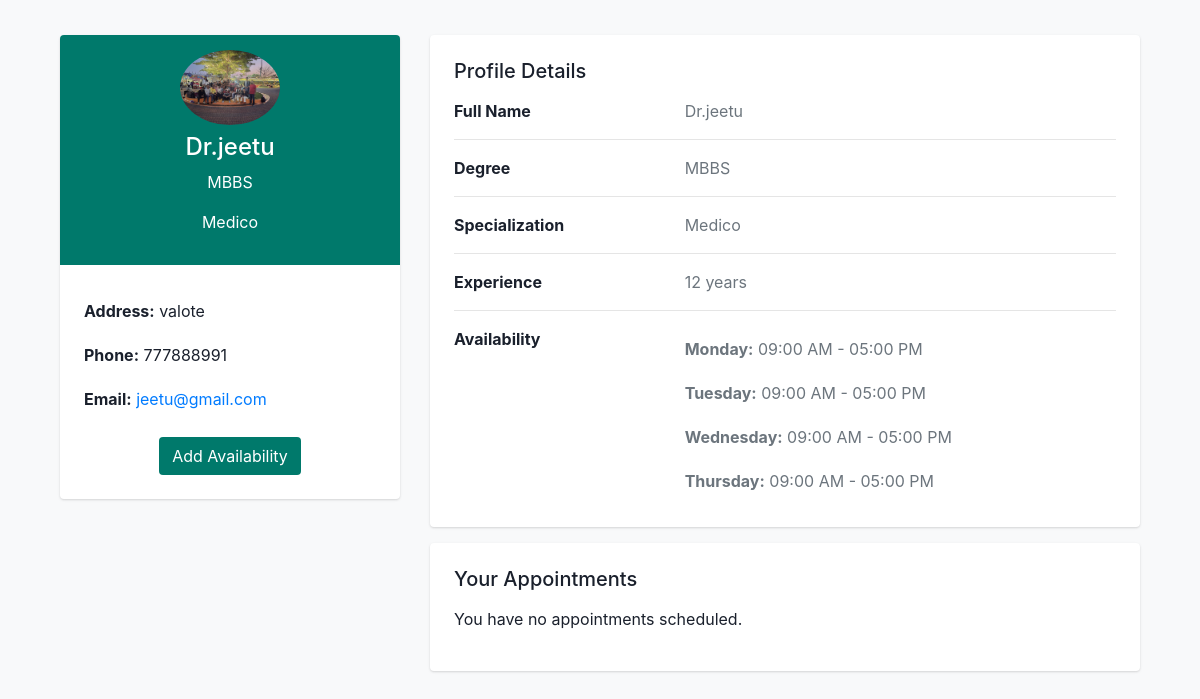
/meds/profile/ (signed in), run on an earlier commit of the app's database.
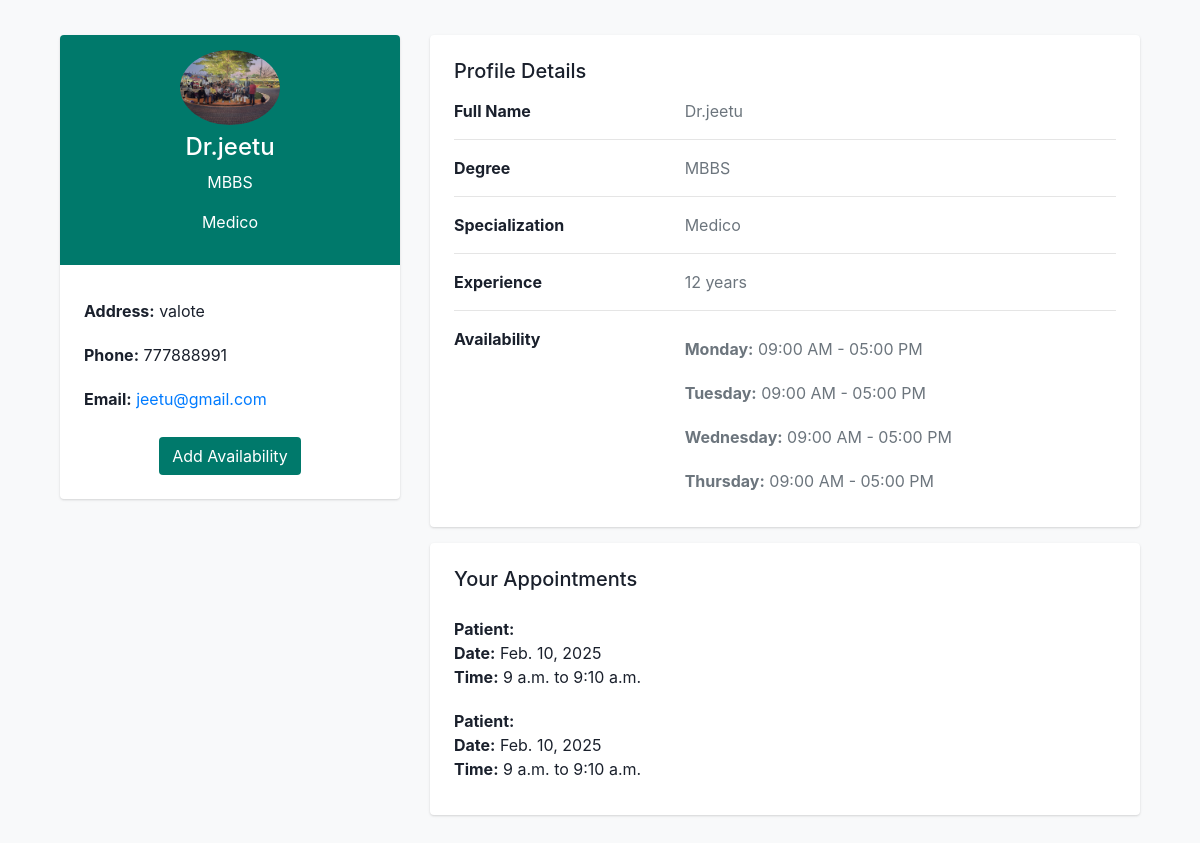
And on a later commit of the database.
### meds/models.py (models this page shows, shortened)
class Availability(models.Model):
    doctor = models.ForeignKey(Doctors, on_delete=models.CASCADE, related_name='availabilities')
    day_of_week = models.CharField(max_length=10, choices=[
        ('Monday', 'Monday'),
        ('Tuesday', 'Tuesday'),
        ('Wednesday', 'Wednesday'),
        ('Thursday', 'Thursday'),
        ('Friday', 'Friday'),
        ('Saturday', 'Saturday'),
        ('Sunday', 'Sunday')
    ])
    available_from = models.TimeField()
    available_to = models.TimeField()
    max_appointments = models.IntegerField( default=8)
    break_from = models.TimeField( auto_now=False, auto_now_add=False, default=time(13,0))
    break_to = models.TimeField(auto_now=False, auto_now_add=False , default=time(14,0))

class Appointment(models.Model):
    doctor = models.ForeignKey(Doctors, on_delete=models.CASCADE, related_name='doctor_appointments' )
    username = models.ForeignKey(CustomUser, on_delete=models.CASCADE, related_name='patient_appointments' )
    patient = models.TextField()
    date = models.DateField()
    start_time = models.TimeField()
    end_time = models.TimeField()
    notes = models.TextField(blank=True, null=True)
    created_at = models.DateTimeField(default=dt.datetime.now())
    appointment_mode = models.CharField(
        max_length=10,
        choices=[('offline', 'Offline'), ('online', 'Online')],
        default='offline'
    )
    class Meta:
        ordering = ['date', 'start_time']

### meds/views.py (the view, shortened to what this page needs)
# urls.py: path("profile/" , views.profile , name = "profile"),
def profile(request):
    user = request.user
    doctor = None
    availability = None
    appointments = None
    if hasattr(user, 'doctors'):
        doctor = user.doctors
        availability = doctor.availabilities.all()
        appointments = doctor.doctor_appointments.all().order_by('date', 'start_time')
        context = {
            'user': user,
            'doctor': doctor,
            'availability': availability,
            'appointments': appointments
        }
        return render(request, 'profile.html', context)

### templates/profile.html (shortened to what the changed rows need)
{% load static %}
<!DOCTYPE html>
<html lang="en">
<head>
<link href="https://cdn.jsdelivr.net/npm/bootstrap@4.4.1/dist/css/bootstrap.min.css" rel="stylesheet">
</head>
<body>
<section>
<div class="container">
    <div class="main-body">
        <div class="row gutters-sm">
            <div class="col-md-8">
                <div class="card mb-3">
                    <div class="card-body">
                        <div class="row">
                            <div class="col-sm-8 text-secondary">
                                {% if availability %}
                                <ul class="list-group list-group-flush">
                                    {% for slot in availability %}
                                        <li class="list-group-item">
                                            <strong>{{ slot.day_of_week }}:</strong> {{ slot.available_from|time:"h:i A" }} - {{ slot.available_to|time:"h:i A" }}
                                        </li>
                                    {% endfor %}
                                </ul>
                            {% else %}
                                <p>No availability information available.</p>
                            {% endif %}
                            </div>
                        </div>
                    </div>
                </div>
                <div class="card mb-3">
                    <div class="card-body">
                        <h5 class="mb-3">Your Appointments</h5>
                        {% if appointments %}
                            <ul class="list-group">
                            {% for appointment in appointments %}
                                <li class="list-group-item">
                                    <strong>Patient:</strong> {{ appointment.patient.full_name }}<br>
                                    <strong>Date:</strong> {{ appointment.date }}<br>
                                    <strong>Time:</strong> {{ appointment.start_time }} to {{appointment.end_time}}<br>
                                </li>
                            {% endfor %}
                            </ul>
                        {% else %}
                            <p>You have no appointments scheduled.</p>
                        {% endif %}
                    </div>
                </div>
            </div>
        </div>
    </div>
</div>
    </section>
</body>
</html>

What changed in the data, as far as the page shows it:
added Appointment: date "Feb. 10, 2025", start_time "9 a.m.", end_time "9:10 a.m."
added Appointment: date "Feb. 10, 2025", start_time "9 a.m.", end_time "9:10 a.m."
Also different on the page:
text no longer shown: "You have no appointments scheduled."
